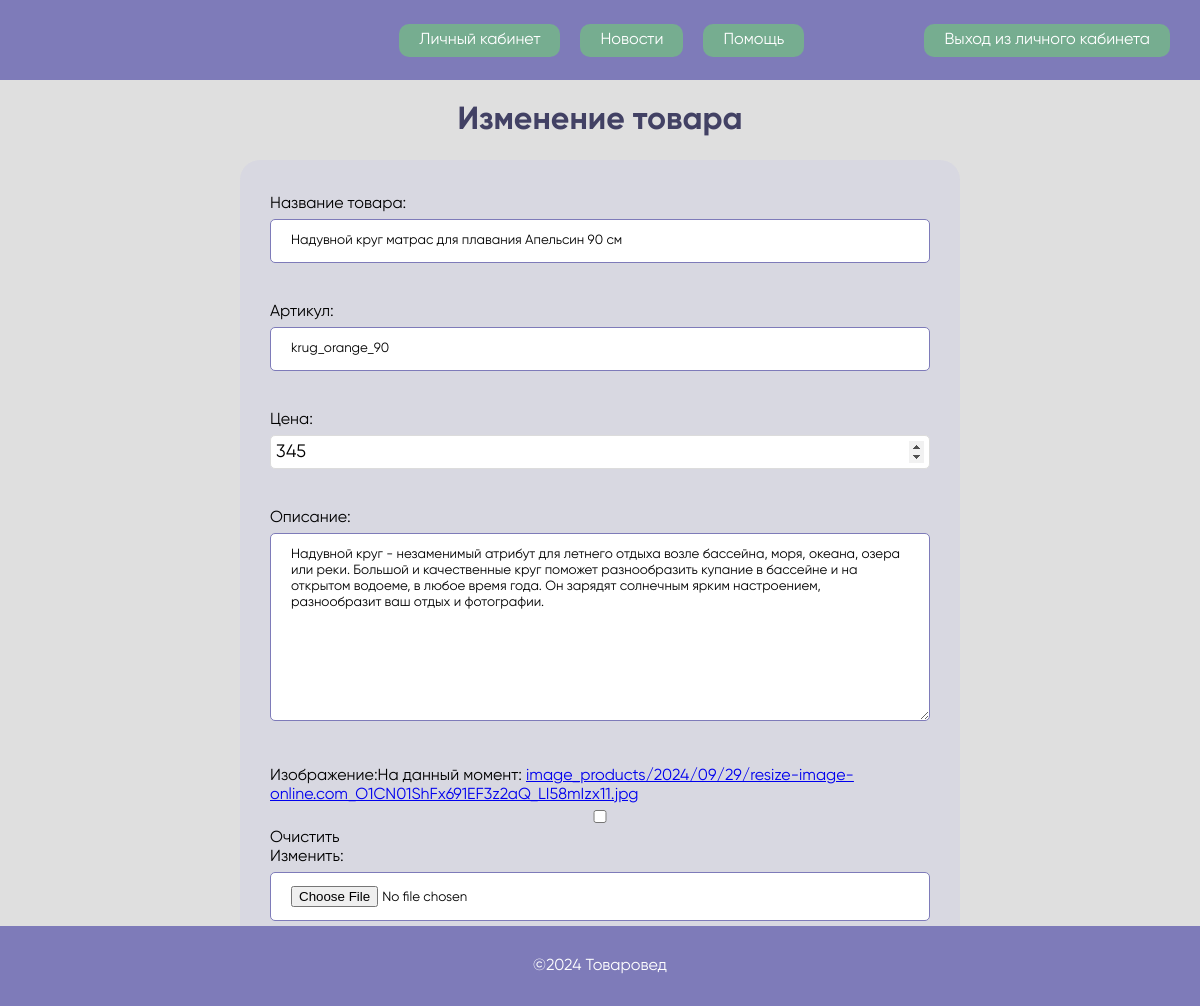
/warehouse/10/edit, run on the app's committed database.
### appWarehouse/models.py (models this page shows, shortened)
class Product(models.Model):
    title = models.CharField (
        verbose_name="Название товара",
        max_length=150,
        blank=False,
        null=False,
    )
    article =  models.CharField (
        verbose_name="Артикул",
        max_length=50,
        default = '0',
        blank=False,
        null=False,
    )
    price = models.IntegerField(
        verbose_name='Цена',
        null=True,
        blank=True,
        default="0"
        )
    barcode = models.FileField (
        verbose_name="Баркод",
        upload_to = "barcode/%Y/%m/%d/",
        blank=True,
        null=True,
    )
    description = models.TextField(
        verbose_name='Описание',
        default='-',)
    count = models.IntegerField(
        verbose_name='Количество',
        default=0,)
    image = models.ImageField(
        verbose_name='Изображение',
        upload_to='image_products/%Y/%m/%d/',
        default='image_products/noimage.png',
        null=True,
        blank=True,
        )
    warehouse = models.ManyToManyField(
        Warehouse,
        verbose_name = 'Склад',
        blank=True,
        null=True,
        )
    user = models.ForeignKey('auth.User',
                             verbose_name="Пользователь",
                             on_delete=models.CASCADE)
    class Meta:
        verbose_name = 'Товар'
        verbose_name_plural = 'Товары'
        ordering = ['title']

### appWarehouse/views.py (the view, shortened to what this page needs)
# urls.py: path('<int:pk>/edit', views.ChangeData.as_view(), name='urlChangeData'),
class ChangeData (UpdateView):
     model = Product
     template_name = 'appWarehouse/change_data.html'
     fields = ['title', 'article', 'price', 'description', 'image']

### templates/appWarehouse/change_data.html (shortened to what this page needs)
{% extends 'base.html' %}
{% load static %}
{% block content %}
{% include "appWarehouse/header.html" %}
<h1 class="title">Изменение товара</h1>
<section class="container">
    <div class="container__content">
    <form action="" method="post" enctype="multipart/form-data">
      {% for f in form %}
      <div class="login__field"><label for="form-label" for="{{ f.id_for_label }}">{{ f.label }}:</label>{{ f }}
      </div>
      {% endfor %}
      <button type="submit">Изменить</button>
    </form>
    </div>
</section>
{% include "footer.html" %}
{% endblock %}

### static/appHomePage/css/apphome_style.css (style rules this page uses)
* { box-sizing: border-box; margin: 0; padding: 0; font-family: Gilroy; }
html { height: 100%; }
body { background: #dfdfdf; min-height: 100vh; position: relative; }
.login__field { padding: 20px 0px; position: relative; }

### static/appWarehouse/css/appwarehouse_style.css (style rules this page uses)
.title { color: #424164; text-align: center; }
.container { width: 100%; min-height: 100vh; margin: 0 auto; padding-bottom: 30px; margin-top: 20px; }
.container__content { width: 60%; margin: 0 auto; background-color: #bcb9eb31; border-radius: 20px; padding: 15px 30px; }
.container__content-form input, textarea { width: 100%; margin: 0; padding: 0; border: none; background: none; font-family: 'Gilroy'; border: 1px solid #424164; border-radius: 5px; padding: 13px 20px; outline: none; }
.container input, textarea { width: 100%; margin: 0; padding: 0; border: none; background: none; font-family: 'Gilroy'; border: 1px solid #7E7BB9; border-radius: 5px; padding: 13px 20px; outline: none; }
input[type=number] { font-size: 18px; padding: 5px; display: inline-block; background: #F9F9F9; border: 1px solid #DCDCDC; border-radius: 5px; cursor: pointer; transition: all .3s ease-in-out; }
.container__content input, textarea { background-color: #fff; margin-top: 5px; }

### data on the page
Product: form "Надувной круг матрас для плавания Апельсин 90 см" "krug_orange_90" "345" "Надувной круг - незаменимый атрибут для летнего отдыха возле бассейна, моря, океана, озера или реки. Большой и качественные круг поможет разнообразить купание в бассейне и на открытом водоеме, в любое время года. Он зарядят солнечным ярким настроением, разнообразит ваш отдых и фотографии."

### other printed values
{{ f.label }} "Название товара" "Артикул" "Цена" "Описание" "Изображение"
